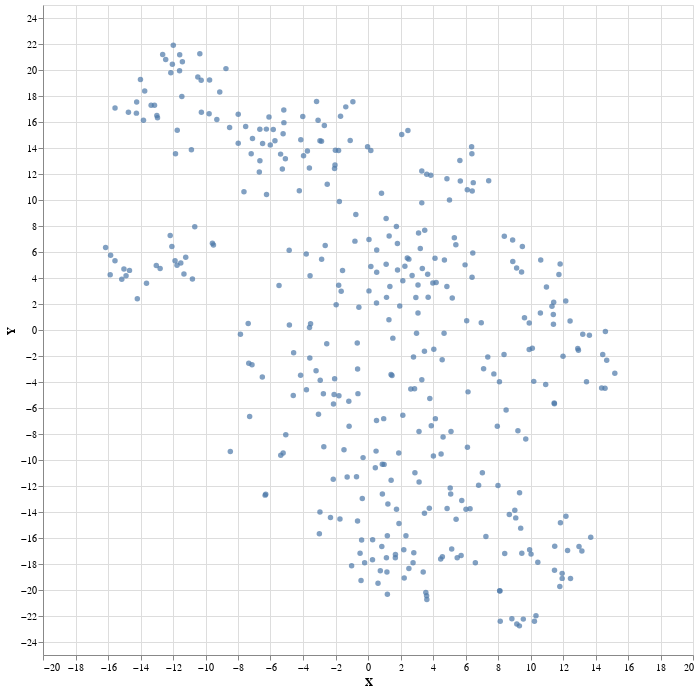

Notebook cell for this chart:
### Markdown cell above
From here, we can treat these embeddings almost as if they represented words. Let's plot our obituaries accordingly. Take a look around at this and see what you can find. As a starting point, you might focus on that cluster of nodes just up from the center toward the left of the graph. All the obituaries there are for sports players – they're even broken out by sport (baseball players are on the far left).

### Code cell
vis_data = prepare_vis_data(doc_embeddings, manifest['NAME'])

alt.Chart(vis_data).mark_circle(size=30).encode(
    x='X',
    y='Y',
    tooltip='LABEL'
).properties(
    height=650,
    width=650
).interactive()

### Figure 1 — Vega-Lite specification as saved in the notebook (floating-point values rounded to 4 significant figures; data arrays with more than 128 entries replaced by an {"elided": "..."} marker saying what was removed)
{"config": {"view": {"continuousWidth": 400, "continuousHeight": 300}}, "data": {"name": "data-87ef32330d8bd366ea1006c8e1ea2795"}, "mark": {"type": "circle", "size": 30}, "encoding": {"tooltip": {"field": "LABEL", "type": "nominal"}, "x": {"field": "X", "type": "quantitative"}, "y": {"field": "Y", "type": "quantitative"}}, "height": 650, "selection": {"selector002": {"type": "interval", "bind": "scales", "encodings": ["x", "y"]}}, "width": 650, "$schema": "https://vega.github.io/schema/vega-lite/v4.17.0.json", "datasets": {"data-87ef32330d8bd366ea1006c8e1ea2795": {"elided": "379 records"}}}
